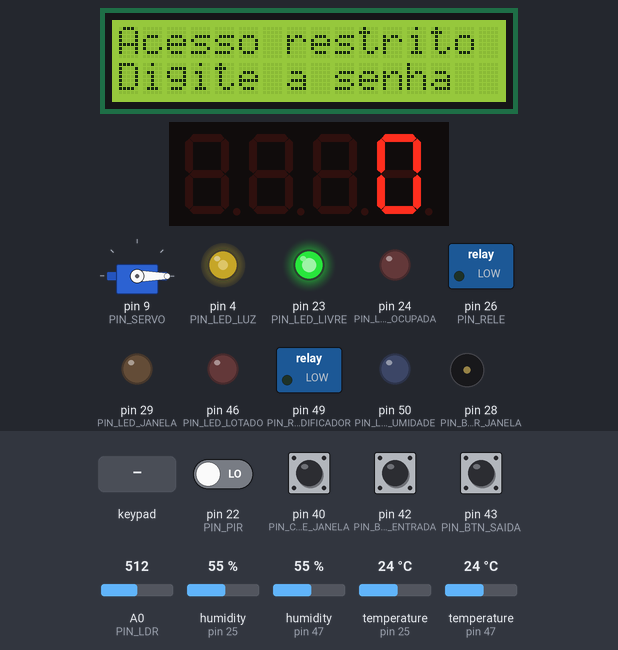
Bench run of a program on a simulated Arduino Mega 2560, built with avr-gcc and run on an emulated ATmega2560. On the bench: 16×2 character LCD, servo, 4-digit seven-segment display, switched loads named in the program (green lamp = pin HIGH), output pins drawn as LEDs (lit = HIGH), buzzer (waves = sounding). Dashed ring = blinking. The inputs (shaded band) are chosen by the test bench; at power-on: pin 40 (PIN_CHAVE_JANELA), pin 42 (PIN_BTN_ENTRADA), pin 43 (PIN_BTN_SAIDA) HIGH, pin 22 (PIN_PIR) LOW, humidity (sensors on pin 47, pin 25) 55 %, temperature (sensors on pin 25, pin 47) 24 °C, A0 (PIN_LDR) = 512. What the program prints to the serial monitor is not drawn.

Above: at 1.3 s.
1.4 s: keypad keys 3 0 3 1 3 2 3 3 # pressed 0.4 s apart
At 3.2 s:
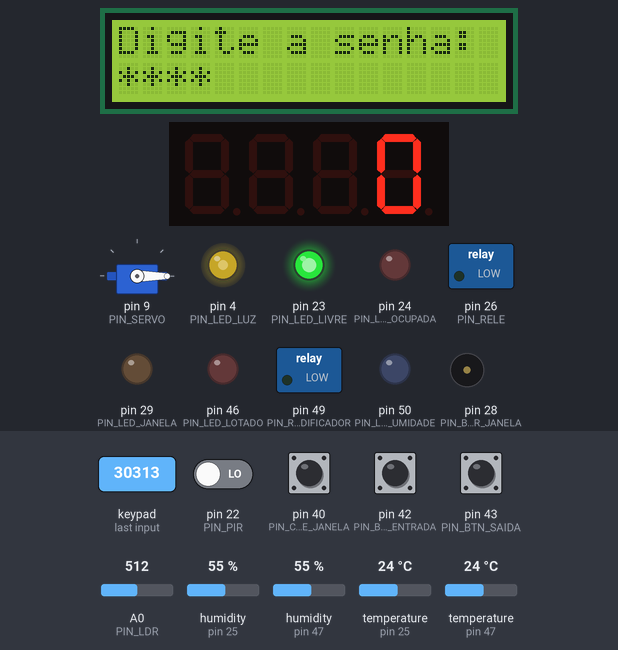
6.5 s: keypad keys 1 2 3 4 # pressed 0.4 s apart
At 8.28 s:
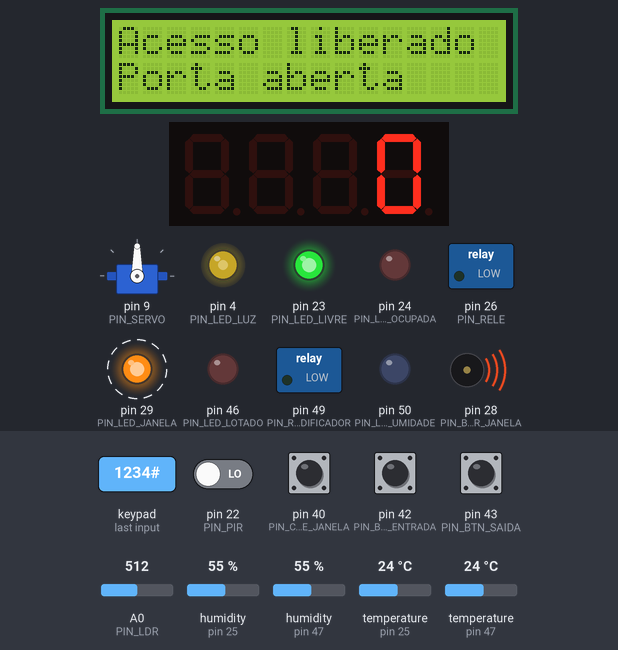
10.0 s: humidity (sensor on pin 47) set to 42 %
16.2 s: humidity (sensor on pin 47) set to 39 %
At 18.48 s:
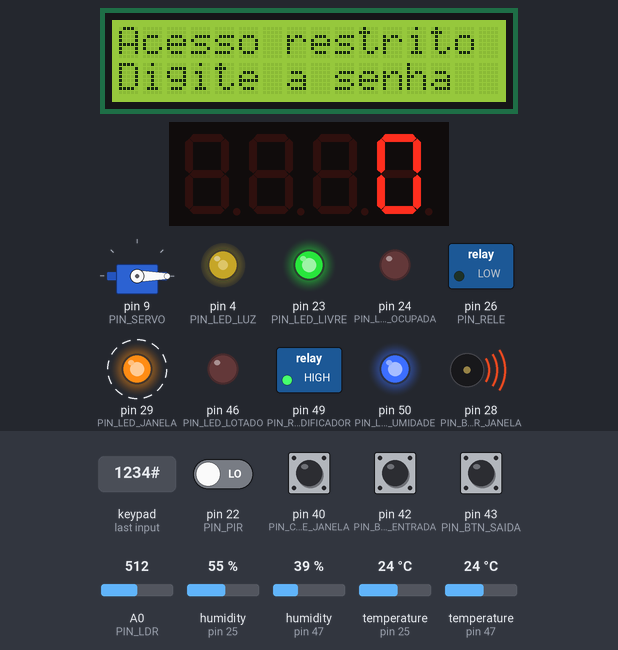
20.4 s: temperature (sensor on pin 25) set to 27.4 °C
23.2 s: temperature (sensor on pin 25) set to 28.6 °C
At 28.09 s:
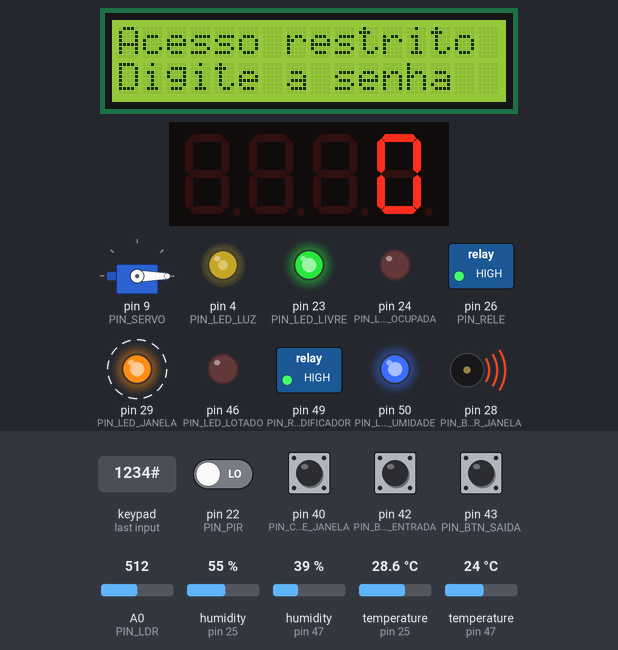
Timing chart, 0 to 29.2 s (numbered marks = the images above; inputs shaded):
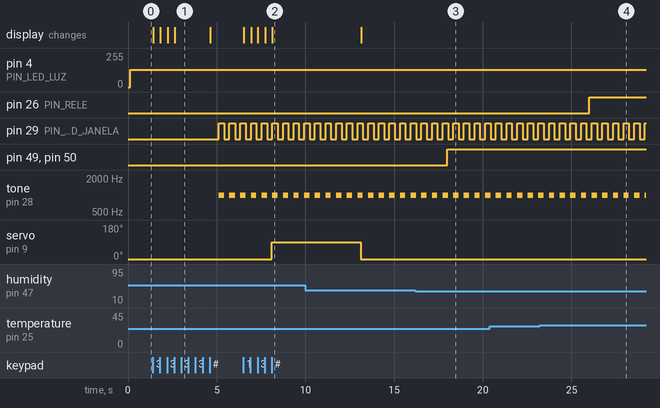

The program:

main.cpp
```cpp
// Todas usam millis() (sem delay), entao rodam "ao mesmo tempo".
#include <Arduino.h>
#include "automacoes/sala_reuniao/sala_reuniao.h"
#include "automacoes/sala_servidores/sala_servidores.h"
#include "automacoes/controle_acesso/controle_acesso.h"
#include "automacoes/iluminacao/iluminacao.h"
#include "automacoes/alarme_janela/alarme_janela.h"
#include "automacoes/contador_pessoas/contador_pessoas.h"
#include "automacoes/controle_umidade/controle_umidade.h"

void setup() {
  Serial.begin(9600);
  Serial.println(F("Escritorio Inteligente - iniciando"));
  salaReuniaoInit();
  salaServidoresInit();
  controleAcessoInit();
  iluminacaoInit();
  alarmeJanelaInit();
  contadorPessoasInit();
  controleUmidadeInit();
}

void loop() {
  salaReuniaoLoop();
  salaServidoresLoop();
  controleAcessoLoop();
  iluminacaoLoop();
  alarmeJanelaLoop();
  contadorPessoasLoop();
  controleUmidadeLoop();
}
```

alarme_janela.cpp
```cpp
// Alarme de porta/janela de emergencia
// Problema: avisar quando a saida de emergencia fica aberta por muito tempo.
// Entrada: chave (simula sensor magnetico de porta).  Saida: buzzer + LED laranja.
// Ligacao da chave: pino com INPUT_PULLUP. Fechada = LOW (ligada ao GND), aberta = HIGH.
// Logica: maquina de estados com 3 estados:
//   FECHADA -> (abriu) ABERTA_TOLERANCIA -> (passou TEMPO_TOLERANCIA_JANELA_MS) ALARME
//   Fechou em qualquer estado -> FECHADA (silencia tudo).
#include <Arduino.h>
#include "../../config.h"
#include "alarme_janela.h"

enum EstadoJanela { JANELA_FECHADA, JANELA_TOLERANCIA, JANELA_ALARME };

static EstadoJanela estado = JANELA_FECHADA;
static unsigned long instanteAbertura = 0;
static unsigned long ultimoBip = 0;
static bool bipLigado = false;

static void silencia() {
  noTone(PIN_BUZZER_JANELA);
  digitalWrite(PIN_LED_JANELA, LOW);
  bipLigado = false;
}

void alarmeJanelaInit() {
  pinMode(PIN_CHAVE_JANELA, INPUT_PULLUP);
  pinMode(PIN_BUZZER_JANELA, OUTPUT);
  pinMode(PIN_LED_JANELA, OUTPUT);
  silencia();
}

void alarmeJanelaLoop() {
  unsigned long agora = millis();
  bool aberta = digitalRead(PIN_CHAVE_JANELA) == HIGH;

  if (!aberta) {
    if (estado != JANELA_FECHADA) {
      estado = JANELA_FECHADA;
      silencia();
      Serial.println(F("[JANELA] Fechada"));
    }
    return;
  }

  // Aberta
  if (estado == JANELA_FECHADA) {
    estado = JANELA_TOLERANCIA;
    instanteAbertura = agora;
    Serial.println(F("[JANELA] Aberta - contando tolerancia"));
  }

  if (estado == JANELA_TOLERANCIA && agora - instanteAbertura >= TEMPO_TOLERANCIA_JANELA_MS) {
    estado = JANELA_ALARME;
    Serial.println(F("[JANELA] ALARME: aberta por muito tempo"));
  }

  if (estado == JANELA_ALARME && agora - ultimoBip >= 300) {
    ultimoBip = agora;
    bipLigado = !bipLigado;
    digitalWrite(PIN_LED_JANELA, bipLigado ? HIGH : LOW);
    if (bipLigado) tone(PIN_BUZZER_JANELA, 1000); else noTone(PIN_BUZZER_JANELA);
  }
}
```

alarme_janela.h
```cpp
#pragma once

// Alarme de porta/janela de emergencia aberta (chave + buzzer + LED).
void alarmeJanelaInit();
void alarmeJanelaLoop();
```

contador_pessoas.cpp
```cpp
// Automacao 6 - Contador de pessoas
// Problema: controlar quantas pessoas estao no escritorio e avisar quando lota.
// Entrada: 2 botoes (entrada e saida, simulam sensores de passagem).
// Saida: display de 7 segmentos TM1637 (contagem) e LED vermelho (lotado).
// Logica: cada clique em ENTRADA soma 1; em SAIDA subtrai 1 (nunca abaixo de 0).
//         Com contagem >= LIMITE_LOTACAO, o LED de lotado acende.
//         Os botoes usam debounce por tempo e deteccao de borda (1 clique = 1 pessoa).
#include <Arduino.h>
#include <TM1637Display.h>
#include "../../config.h"
#include "contador_pessoas.h"

static TM1637Display display(PIN_TM_CLK, PIN_TM_DIO);

struct Botao {
  uint8_t pino;
  bool estavaSolto;            // true = nao pressionado na leitura anterior
  unsigned long ultimaMudanca;
};

static Botao btnEntrada = {PIN_BTN_ENTRADA, true, 0};
static Botao btnSaida   = {PIN_BTN_SAIDA,   true, 0};
static int contagem = 0;

// Retorna true uma unica vez a cada clique (borda de descida, com debounce).
static bool clicou(Botao &b) {
  bool solto = digitalRead(b.pino) == HIGH;   // INPUT_PULLUP: pressionado = LOW
  unsigned long agora = millis();
  if (solto != b.estavaSolto && agora - b.ultimaMudanca >= 50) {
    b.ultimaMudanca = agora;
    b.estavaSolto = solto;
    if (!solto) return true;                  // acabou de ser pressionado
  }
  return false;
}

static void atualiza() {
  display.showNumberDec(contagem, false);
  digitalWrite(PIN_LED_LOTADO, contagem >= LIMITE_LOTACAO ? HIGH : LOW);
  Serial.print(F("[CONTADOR] Pessoas: "));
  Serial.print(contagem);
  Serial.println(contagem >= LIMITE_LOTACAO ? F(" (LOTADO)") : F(""));
}

void contadorPessoasInit() {
  pinMode(PIN_BTN_ENTRADA, INPUT_PULLUP);
  pinMode(PIN_BTN_SAIDA, INPUT_PULLUP);
  pinMode(PIN_LED_LOTADO, OUTPUT);
  display.setBrightness(5);
  contagem = 0;
  atualiza();
}

void contadorPessoasLoop() {
  if (clicou(btnEntrada)) {
    if (contagem < 99) contagem++;
    atualiza();
  }
  if (clicou(btnSaida)) {
    if (contagem > 0) contagem--;
    atualiza();
  }
}
```

contador_pessoas.h
```cpp
#pragma once

// Contador de pessoas no escritorio (2 botoes + display + LED de lotacao).
void contadorPessoasInit();
void contadorPessoasLoop();
```

controle_acesso.cpp
```cpp
// Controle de acesso
// Problema: permitir a entrada no escritorio so de quem sabe a senha.
// Entrada: teclado matricial 4x4.  Saida: servo (trava da porta) e display LCD.
// Teclas: 0-9 digitam, '#' confirma, '*' apaga o que foi digitado.
// Logica: maquina de estados:
//   ESPERA -> (1a tecla) DIGITANDO -> (#) confere a senha
//     certa  -> ABERTA (servo abre, fecha sozinho apos PORTA_ABERTA_MS) -> ESPERA
//     errada -> conta erro; ao atingir TENTATIVAS_MAX -> BLOQUEADA por BLOQUEIO_MS -> ESPERA
#include <Arduino.h>
#include <Keypad.h>
#include <LiquidCrystal_I2C.h>
#include <Servo.h>
#include "../../config.h"
#include "controle_acesso.h"

enum EstadoAcesso { ACESSO_ESPERA, ACESSO_DIGITANDO, ACESSO_ABERTA, ACESSO_BLOQUEADA };

static const char TECLAS[LINHAS_TECLADO][COLUNAS_TECLADO] = {
  {'1', '2', '3', 'A'},
  {'4', '5', '6', 'B'},
  {'7', '8', '9', 'C'},
  {'*', '0', '#', 'D'}
};

static Keypad teclado = Keypad(makeKeymap(TECLAS),
                               const_cast<byte*>(PINOS_LINHAS),
                               const_cast<byte*>(PINOS_COLUNAS),
                               LINHAS_TECLADO, COLUNAS_TECLADO);
static LiquidCrystal_I2C lcd(LCD_ENDERECO, 16, 2);
static Servo porta;

static EstadoAcesso estado = ACESSO_ESPERA;
static char digitado[TAMANHO_SENHA + 1];
static uint8_t tamanho = 0;
static uint8_t erros = 0;
static unsigned long instanteEstado = 0;

static void mostra(const char* linha1, const char* linha2 = "") {
  lcd.clear();
  lcd.setCursor(0, 0);
  lcd.print(linha1);
  lcd.setCursor(0, 1);
  lcd.print(linha2);
}

static void limpaDigitado() {
  tamanho = 0;
  digitado[0] = '\0';
}

static void mostraAsteriscos() {
  char linha[TAMANHO_SENHA + 1];
  for (uint8_t i = 0; i < tamanho; i++) linha[i] = '*';
  linha[tamanho] = '\0';
  mostra("Digite a senha:", linha);
}

static void voltaParaEspera() {
  estado = ACESSO_ESPERA;
  limpaDigitado();
  porta.write(ANGULO_FECHADA);
  mostra("Acesso restrito", "Digite a senha");
}

void controleAcessoInit() {
  lcd.init();
  lcd.backlight();
  porta.attach(PIN_SERVO);
  voltaParaEspera();
}

void controleAcessoLoop() {
  unsigned long agora = millis();

  // Estados temporizados (nao dependem de tecla).
  if (estado == ACESSO_ABERTA && agora - instanteEstado >= PORTA_ABERTA_MS) {
    Serial.println(F("[ACESSO] Porta fechada"));
    voltaParaEspera();
  }
  if (estado == ACESSO_BLOQUEADA) {
    if (agora - instanteEstado >= BLOQUEIO_MS) {
      erros = 0;
      Serial.println(F("[ACESSO] Bloqueio terminou"));
      voltaParaEspera();
    }
    return;  // ignora teclas durante o bloqueio
  }
  if (estado == ACESSO_ABERTA) return;

  char tecla = teclado.getKey();
  if (!tecla) return;

  if (tecla == '*') {                       // apagar
    limpaDigitado();
    voltaParaEspera();
  } else if (tecla == '#') {                // confirmar
    if (tamanho == TAMANHO_SENHA && strcmp(digitado, SENHA_CORRETA) == 0) {
      erros = 0;
      estado = ACESSO_ABERTA;
      instanteEstado = agora;
      porta.write(ANGULO_ABERTA);
      mostra("Acesso liberado", "Porta aberta");
      Serial.println(F("[ACESSO] Senha correta - porta aberta"));
    } else {
      erros++;
      limpaDigitado();
      Serial.print(F("[ACESSO] Senha incorreta. Erros: "));
      Serial.println(erros);
      if (erros >= TENTATIVAS_MAX) {
        estado = ACESSO_BLOQUEADA;
        instanteEstado = agora;
        mostra("Acesso bloqueado", "Aguarde...");
      } else {
        estado = ACESSO_ESPERA;
        mostra("Senha incorreta", "Tente novamente");
      }
    }
  } else if (tecla >= '0' && tecla <= '9') {  // digitar
    if (tamanho < TAMANHO_SENHA) {
      digitado[tamanho++] = tecla;
      digitado[tamanho] = '\0';
      estado = ACESSO_DIGITANDO;
      mostraAsteriscos();
    }
  }
}
```

controle_acesso.h
```cpp
#pragma once

// Controle de acesso por senha (teclado matricial + servo + LCD).
void controleAcessoInit();
void controleAcessoLoop();
```

controle_umidade.cpp
```cpp
// Controle de umidade
// Problema: manter o ambiente com umidade confortavel.
// Entrada: sensor DHT22.
// Saida: rele de umidificador e LED azul.
// Logica: umidade baixa liga o umidificador e umidade alta desliga, com histerese.
#include <Arduino.h>
#include <DHT.h>
#include "../../config.h"
#include "controle_umidade.h"

static DHT dhtUmidade(PIN_DHT_UMIDADE, DHT22);
static unsigned long ultimaLeitura = 0;
static bool umidificadorLigado = false;

static void umidificador(bool ligar) {
  umidificadorLigado = ligar;
  digitalWrite(PIN_RELE_UMIDIFICADOR,
               ligar == RELE_UMIDIFICADOR_ATIVO_ALTO ? HIGH : LOW);
  digitalWrite(PIN_LED_UMIDADE, ligar ? HIGH : LOW);
}

void controleUmidadeInit() {
  dhtUmidade.begin();
  pinMode(PIN_RELE_UMIDIFICADOR, OUTPUT);
  pinMode(PIN_LED_UMIDADE, OUTPUT);
  umidificador(false);
}

void controleUmidadeLoop() {
  unsigned long agora = millis();
  if (agora - ultimaLeitura < INTERVALO_UMIDADE_MS) return;
  ultimaLeitura = agora;

  float umidade = dhtUmidade.readHumidity();
  if (isnan(umidade)) {
    Serial.println(F("[UMIDADE] Falha na leitura do DHT22"));
    return;
  }

  if (!umidificadorLigado && umidade <= UMIDADE_LIGA) umidificador(true);
  else if (umidificadorLigado && umidade >= UMIDADE_DESLIGA) umidificador(false);

  Serial.print(F("[UMIDADE] Umidade: "));
  Serial.print(umidade, 0);
  Serial.print(F(" % | Umidificador: "));
  Serial.println(umidificadorLigado ? F("LIGADO") : F("DESLIGADO"));
}
```

controle_umidade.h
```cpp
#pragma once

// Controle de umidade (DHT22 + rele + LED).
void controleUmidadeInit();
void controleUmidadeLoop();
```

iluminacao.cpp
```cpp
//Iluminacao por luz ambiente
// Problema: manter o escritorio bem iluminado sem desperdicar energia.
// Entrada: LDR (leitura analogica).  Saida: LED amarelo com brilho PWM (luminaria).
// Logica: quanto mais escuro o ambiente, maior o brilho da luminaria (proporcao inversa).
//         A leitura passa por um filtro de media movel exponencial para evitar tremulacao.
#include <Arduino.h>
#include "../../config.h"
#include "iluminacao.h"

static unsigned long ultimaLeitura = 0;
static float filtrado = 0;
static unsigned long ultimoLog = 0;

void iluminacaoInit() {
  pinMode(PIN_LED_LUZ, OUTPUT);
  filtrado = analogRead(PIN_LDR);
}

void iluminacaoLoop() {
  unsigned long agora = millis();
  if (agora - ultimaLeitura < INTERVALO_LDR_MS) return;
  ultimaLeitura = agora;

  int leitura = analogRead(PIN_LDR);              // 0..1023
  filtrado = 0.8f * filtrado + 0.2f * leitura;    // suaviza

  // Converte a leitura em "claridade" de 0 (escuro) a 1023 (claro).
  int claridade = LDR_VALOR_ALTO_E_CLARO ? (int)filtrado : 1023 - (int)filtrado;

  // Escuro -> LED forte; claro -> LED apagado.
  int brilho = map(claridade, 0, 1023, 255, 0);
  brilho = constrain(brilho, 0, 255);
  analogWrite(PIN_LED_LUZ, brilho);

  if (agora - ultimoLog >= 1000) {                // log a cada 1 s
    ultimoLog = agora;
    Serial.print(F("[LUZ] LDR: "));
    Serial.print(leitura);
    Serial.print(F(" | Brilho PWM: "));
    Serial.println(brilho);
  }
}
```

iluminacao.h
```cpp
#pragma once

//  Iluminacao do escritorio conforme a luz ambiente (LDR + LED PWM).
void iluminacaoInit();
void iluminacaoLoop();
```

sala_reuniao.cpp
```cpp
// Sala de reuniao
// Problema: saber de fora se a sala esta em uso.
// Entrada: sensor PIR (movimento).  Saida: LED verde (livre) e LED vermelho (ocupada).
// Logica: maquina de estados com 2 estados. Qualquer movimento -> OCUPADA.
//         Sem movimento por TEMPO_SEM_MOVIMENTO_MS -> LIVRE.
#include <Arduino.h>
#include "../../config.h"
#include "sala_reuniao.h"

enum EstadoSala { SALA_LIVRE, SALA_OCUPADA };

static EstadoSala estado = SALA_LIVRE;
static unsigned long ultimoMovimento = 0;

static void atualizaLeds() {
  digitalWrite(PIN_LED_LIVRE,   estado == SALA_LIVRE   ? HIGH : LOW);
  digitalWrite(PIN_LED_OCUPADA, estado == SALA_OCUPADA ? HIGH : LOW);
}

void salaReuniaoInit() {
  pinMode(PIN_PIR, INPUT);
  pinMode(PIN_LED_LIVRE, OUTPUT);
  pinMode(PIN_LED_OCUPADA, OUTPUT);
  estado = SALA_LIVRE;
  atualizaLeds();
}

void salaReuniaoLoop() {
  unsigned long agora = millis();
  bool movimento = digitalRead(PIN_PIR) == HIGH;

  if (movimento) {
    ultimoMovimento = agora;
    if (estado != SALA_OCUPADA) {
      estado = SALA_OCUPADA;
      atualizaLeds();
      Serial.println(F("[REUNIAO] Sala OCUPADA"));
    }
  } else if (estado == SALA_OCUPADA && agora - ultimoMovimento >= TEMPO_SEM_MOVIMENTO_MS) {
    estado = SALA_LIVRE;
    atualizaLeds();
    Serial.println(F("[REUNIAO] Sala LIVRE"));
  }
}
```

sala_reuniao.h
```cpp
#pragma once

// Sala de reuniao: aviso "ocupada/livre" por presenca.
void salaReuniaoInit();
void salaReuniaoLoop();
```

sala_servidores.cpp
```cpp
// Sala de servidores
// Problema: evitar superaquecimento dos equipamentos.
// Entrada: sensor de temperatura DHT22.  Saida: rele (ventilador) e buzzer (alarme).
// Logica: maquina de estados com histerese para nao ficar ligando/desligando:
//   NORMAL  -> ventilador desligado
//   ALERTA  -> ventilador ligado (temp >= TEMP_LIGA_VENT, volta abaixo de TEMP_DESLIGA_VENT)
//   CRITICO -> ventilador ligado + buzzer intermitente (temp >= TEMP_ALARME_ON,
//              volta abaixo de TEMP_ALARME_OFF)
#include <Arduino.h>
#include <DHT.h>
#include "../../config.h"
#include "sala_servidores.h"

enum EstadoServ { SERV_NORMAL, SERV_ALERTA, SERV_CRITICO };

static DHT dht(PIN_DHT, DHT22);
static EstadoServ estado = SERV_NORMAL;
static unsigned long ultimaLeitura = 0;
static unsigned long ultimoBip = 0;
static bool bipLigado = false;

static void ventilador(bool ligar) {
  digitalWrite(PIN_RELE, (ligar == RELE_ATIVO_ALTO) ? HIGH : LOW);
}

void salaServidoresInit() {
  pinMode(PIN_RELE, OUTPUT);
  pinMode(PIN_BUZZER, OUTPUT);
  dht.begin();
  ventilador(false);
  noTone(PIN_BUZZER);
}

void salaServidoresLoop() {
  unsigned long agora = millis();

  // Leitura periodica do sensor (o DHT22 nao deve ser lido mais rapido que ~0,5 Hz).
  if (agora - ultimaLeitura >= INTERVALO_LEITURA_DHT_MS) {
    ultimaLeitura = agora;
    float t = dht.readTemperature();
    if (isnan(t)) {
      Serial.println(F("[SERVIDORES] Falha na leitura do DHT22"));
    } else {
      EstadoServ anterior = estado;
      switch (estado) {
        case SERV_NORMAL:
          if (t >= TEMP_ALARME_ON)       estado = SERV_CRITICO;
          else if (t >= TEMP_LIGA_VENT)  estado = SERV_ALERTA;
          break;
        case SERV_ALERTA:
          if (t >= TEMP_ALARME_ON)         estado = SERV_CRITICO;
          else if (t < TEMP_DESLIGA_VENT)  estado = SERV_NORMAL;
          break;
        case SERV_CRITICO:
          if (t < TEMP_ALARME_OFF) estado = SERV_ALERTA;
          break;
      }
      ventilador(estado != SERV_NORMAL);
      if (estado != SERV_CRITICO) { noTone(PIN_BUZZER); bipLigado = false; }

      Serial.print(F("[SERVIDORES] Temp: "));
      Serial.print(t, 1);
      Serial.print(F(" C | Estado: "));
      Serial.println(estado == SERV_NORMAL ? F("NORMAL")
                   : estado == SERV_ALERTA ? F("ALERTA") : F("CRITICO"));
      (void)anterior;
    }
  }

  // Buzzer intermitente enquanto estiver em estado critico (sem usar delay).
  if (estado == SERV_CRITICO && agora - ultimoBip >= 400) {
    ultimoBip = agora;
    bipLigado = !bipLigado;
    if (bipLigado) tone(PIN_BUZZER, 2000); else noTone(PIN_BUZZER);
  }
}
```

sala_servidores.h
```cpp
#pragma once

// Sala de servidores: ventilacao e alarme por temperatura.
void salaServidoresInit();
void salaServidoresLoop();
```

Source omitted: config.h (3379 bytes)

Measured:
- the behaviour switches between 41 and 40 % on humidity (sensor on pin 47) (found by bisection; images 2 and 3)
- the behaviour switches between 27.9 and 28 °C on temperature (sensor on pin 25) (found by bisection; images 3 and 4)
- after the input at 1.4 s, the display: first changes at once (image 1 shows a later state)
- after the input at 6.5 s, servo on pin 9 (PIN_SERVO): 0° → 90° after 1.6 s; the display: first changes at once (image 2 shows a later state)
- after the input at 16.2 s, pin 49 (PIN_RELE_UMIDIFICADOR), pin 50 (PIN_LED_UMIDADE): LOW → HIGH after 1.8 s
- after the input at 23.2 s, pin 26 (PIN_RELE): LOW → HIGH after 2.8 s
- by itself, pin 29 (PIN_LED_JANELA): alternates HIGH for 0.30 s and LOW for 0.30 s
- by itself, tone on pin 28 (PIN_BUZZER_JANELA): alternates 1000 Hz for 0.30 s and silent for 0.30 s
